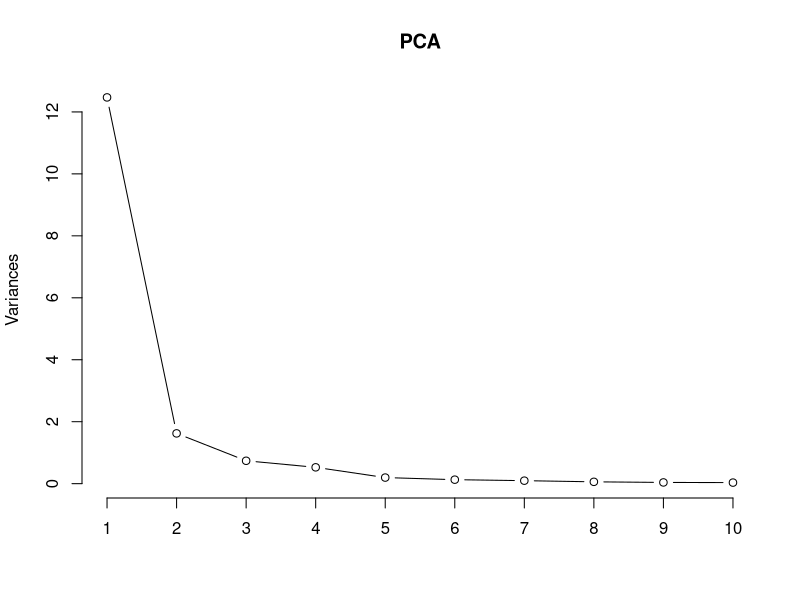
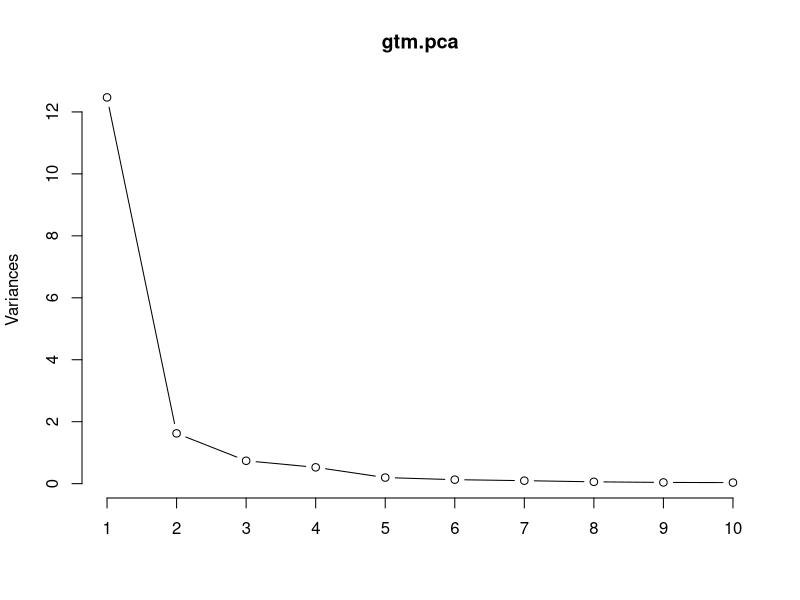
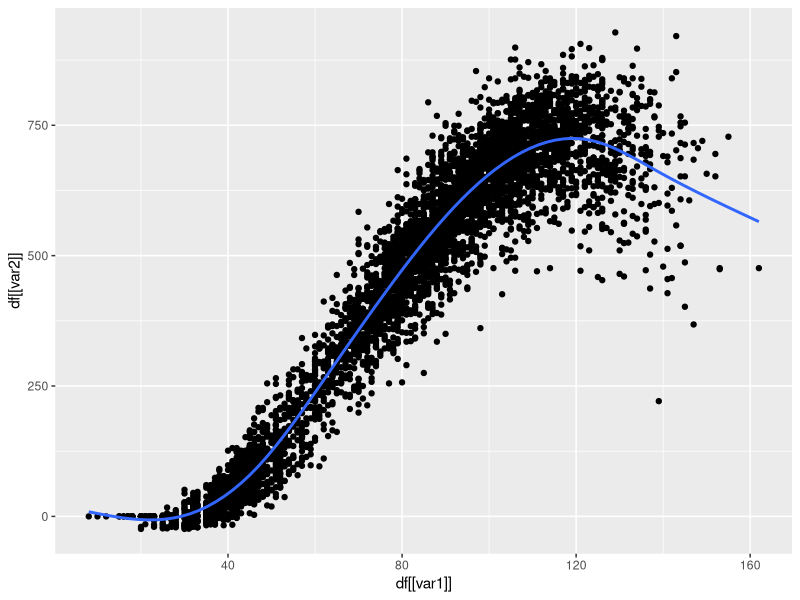
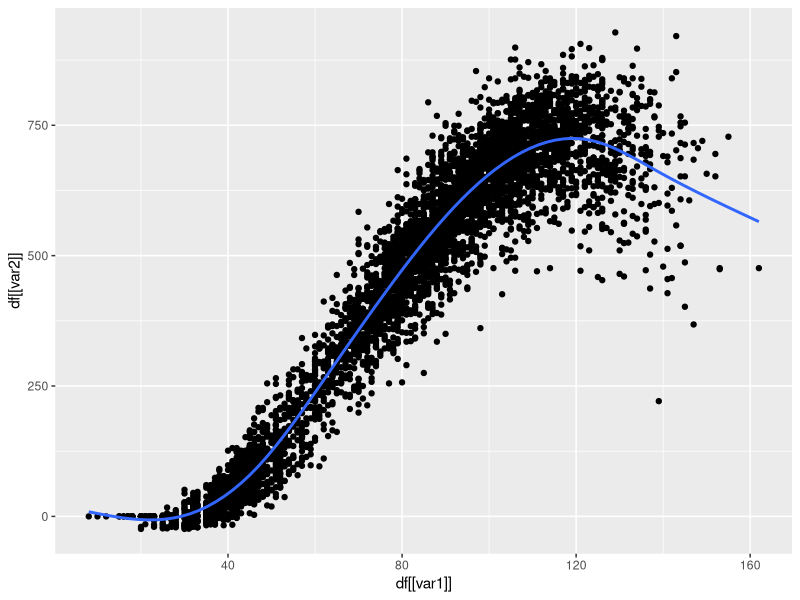

Write the R code that produced these figures, in order.
## ---- chunk 1
library(tidyverse)
library(knitr)
library(magrittr)
library(dplyr)
library(readr)
library(stringr)
library(ggplot2)
library(ggfortify)
## ---- chunk 2
read_wind_data <- function(gtm.rawData, save_flag){
  #Reads the wind turbine data CSV, cleans and prints it out.
  #gtm.rawData <- read.csv(input, header = TRUE)
  gtm.dat <- within(gtm.rawData, rm("X.GV.SD_04","X.GV.SD_05","X.GV.SD_38", "X.GV.HRR_GeneratorWindingTemp.1"))
  c_names <- colnames(gtm.dat, do.NULL = TRUE, prefix = "col")
  raw_data <- str_replace(c_names, "X.GV.", "")
  names(gtm.dat) <- raw_data

  return(gtm.dat)
}
## ---- chunk 3
mkdirs <- function(fp) {
    if(!file.exists(fp)) {
        mkdirs(dirname(source_local(), fp))
        dir.create(fp)
    }
} 
## ---- chunk 4
plot_and_save <- function(df, var1, var2, save_flag){
    my_plot <- ggplot(df, aes(df[[var1]], df[[var2]])) +
      geom_point() +
      geom_smooth(se=FALSE)
  
    if(save_flag == TRUE){
    #mkdirs(media)
      ggsave("media/my_plot.png", plot = my_plot)
    }
}
## ---- chunk 5
le_lin_fit <- function(vars, gentemp, save_flag=TRUE) {
  PCA <- prcomp(vars, center = TRUE, scale. = TRUE) 
  print(PCA$rotation)
  summary(PCA)
  the_fit <- lm(gentemp ~ vars$HRR_kVAR + vars$HRR_WTCorrectedWindSpeed)
  #OR
  #mutate(the_fit = map(data, ~ lm(gtm.gentemp ~ PCA$rotation, data = .x)))
  coef(the_fit)
  if(save_flag == TRUE){
   	my_plot <- plot(PCA, type = "l")
    ggsave("media/my_pca_plot.png", plot = my_plot)
  	}
  }
## ---- chunk 6
input_csv <- read.csv(file="clean_wind_data.csv", header=TRUE, sep=",")
plot_and_save(input_csv, "HRR_WTCorrectedWindSpeed", "HRR_kW", TRUE)

gtm.dat <- input_csv

end = ncol(input_csv)
gtm.gentemp <- gtm.dat[,end]
gtm.vars <- gtm.dat[,4:end-1]

le_lin_fit(gtm.vars, gtm.gentemp, save_flag=TRUE)

plot_and_save(gtm.dat, "HRR_WTCorrectedWindSpeed", "HRR_kW", TRUE)

gtm.pca <- prcomp(gtm.vars, center = TRUE, scale. = TRUE) 
head(gtm.pca$rotation)

plot_pca <- plot(gtm.pca, type = "l")
ggsave("media/plot_pca.png", plot = plot_pca)
summary(head(gtm.pca))
